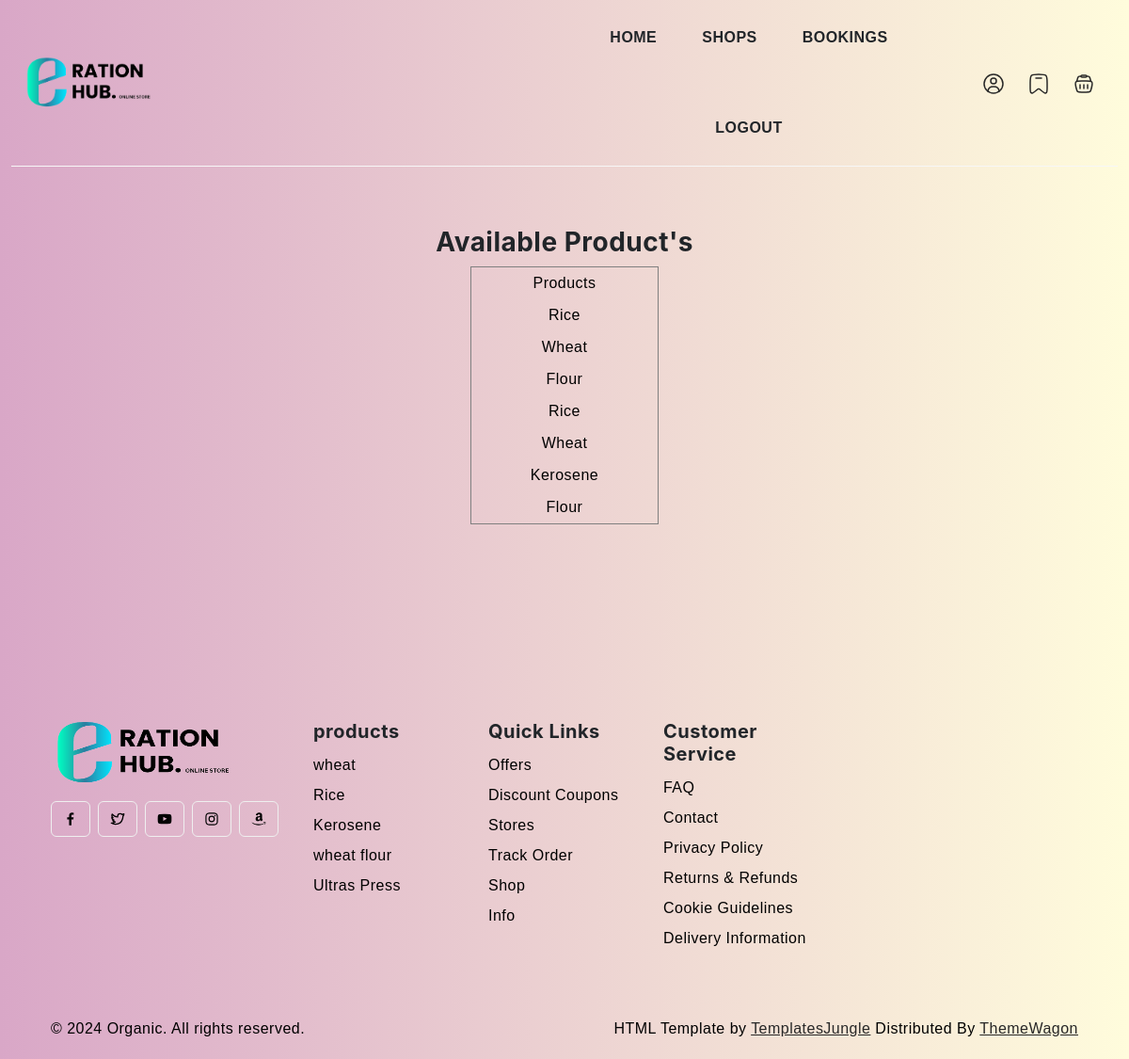
The app's page /Project/User/ViewAvProduct.php with its own data.
### tables this page shows
CREATE TABLE `tbl_rationproduct` (
  `rationproduct_id` int(11) NOT NULL,
  `rationproduct_status` int(11) NOT NULL DEFAULT 1,
  `product_id` int(11) NOT NULL,
  `rationshop_id` int(11) NOT NULL
);

CREATE TABLE `tbl_product` (
  `product_id` int(11) NOT NULL,
  `product_name` varchar(60) NOT NULL,
  `product_status` int(11) NOT NULL DEFAULT 0
);

### Project/User/ViewAvProduct.php (the view, shortened to what this page needs)
<?php
include("../Assets/Connection/Connection.php");
include("Head.php");
?>
<!DOCTYPE html PUBLIC "-//W3C//DTD XHTML 1.0 Transitional//EN" "http://www.w3.org/TR/xhtml1/DTD/xhtml1-transitional.dtd">
<html xmlns="http://www.w3.org/1999/xhtml">
<head>
</head>
<body>
<form id="form1" name="form1" method="post" action="">
<h3 align="center">Available Product's</h3>
  <table width="200" border="1" align="center">
    <tr>
      <td align="center">Products</td>
    </tr>
      <?php
		$selQry = "select *from tbl_rationproduct r inner join tbl_product p on r.product_id=p.product_id where r.rationproduct_status='1'";
		$result = $Con -> query($selQry);
		while($data= $result -> fetch_assoc())
		{
			?>
         <tr>
          <td align="center"><?php echo $data['product_name'] ?></td>
        <?php
		}
	?>
  </tr>
  </table>
</form>
</body>
</html>
<?php
include("Foot.php");
?>

### Project/Assets/Templates/User/style.css (style rules this page uses)
body { --heading-font : "Inter", sans-serif; --bs-link-color: #ffd500; --bs-link-hover-color:#333; --bs-link-color-rgb: 40,40,40; --bs-link-hover-color-rgb: 0,0,0; --bs-light-rgb: 248, 248, 248; --bs-font-sans-serif: "Inter", sans-serif; --bs-body-font-family: var(--bs-font-sans-serif); --bs-body-font-size: 1rem; --bs-body-font-weight: 400; --bs-body-line-height: 2; --bs-body-color: #000000; --bs-primary: #10a08d; --bs-primary-rgb: 107, 178, 82; --bs-secondary: #ffffff; --bs-secondary-rgb: 54, 65, 39; --bs-danger: #f94509; --bs-danger-rgb: 249, 95, 9; --bs-success: #a3be4c; --bs-success-rgb: 163, 190, 76; --bs-primary-bg-subtle: #FFF9EB; --bs-success-bg-subtle: #eef5e5; --bs-border-color: #F7F7F7; }
body { letter-spacing: 0.03em; }
h1,h2,h3,h4,h5,h6 { font-family: var(--heading-font); color: var(--bs-dark); font-weight: 700; }

### Project/Assets/Templates/form.css (style rules this page uses)
body { background: linear-gradient(to right, #d9a7c7, #fffcdc); font-family: 'Arial', sans-serif; }

### records on screen
tbl_rationproduct: product.product_name "Rice"
tbl_rationproduct: product.product_name "Wheat"
tbl_rationproduct: product.product_name "Flour"
tbl_rationproduct: product.product_name "Rice"
tbl_rationproduct: product.product_name "Wheat"
tbl_rationproduct: product.product_name "Kerosene"
tbl_rationproduct: product.product_name "Flour"
